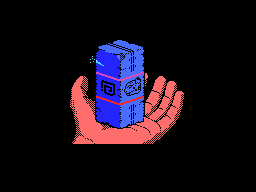

Below is a game level as drawn by its tile map, then a one-line description and the .tmx file that defines it, in full:
An orthogonal 32x24 tile map with 8x8 px tiles, 1 tile layer (Tile Layer 1).

<map version="1.0" orientation="orthogonal" renderorder="right-down" width="32" height="24" tilewidth="8" tileheight="8" nextobjectid="1">
 <tileset firstgid="1" name="tiles" tilewidth="8" tileheight="8" tilecount="256" columns="16">
  <image source="power-stone-tiles.png" width="128" height="128" />
 </tileset>
 <layer name="Tile Layer 1" width="32" height="24">
  <data encoding="csv">
1,1,1,1,1,1,1,1,1,1,1,1,1,1,1,1,1,1,1,1,1,1,1,1,1,1,1,1,1,1,1,1,
1,1,1,1,1,1,1,1,1,1,1,1,1,1,1,1,1,1,1,1,1,1,1,1,1,1,1,1,1,1,1,1,
1,1,1,1,1,1,1,1,1,1,1,1,1,1,1,1,1,1,1,1,1,1,1,1,1,1,1,1,1,1,1,1,
1,1,1,1,1,1,1,1,1,1,1,1,1,1,1,1,1,1,1,1,1,1,1,1,1,1,1,1,1,1,1,1,
1,1,1,1,1,1,1,1,1,1,1,1,1,1,1,1,1,1,1,1,1,1,1,1,1,1,1,1,1,1,1,1,
1,1,1,1,1,1,1,1,1,1,1,1,74,75,76,77,78,79,1,1,1,1,1,1,1,1,1,1,1,1,1,1,
1,1,1,1,1,1,1,1,1,1,1,1,80,81,82,83,84,85,1,1,1,1,1,1,1,1,1,1,1,1,1,1,
1,1,1,1,1,1,1,1,1,1,1,86,87,88,89,90,91,92,1,1,1,1,1,1,1,1,1,1,1,1,1,1,
1,1,1,1,1,1,1,1,1,1,1,1,93,88,94,95,91,96,1,1,1,1,1,1,1,1,1,1,1,1,1,1,
1,1,1,1,1,1,1,1,1,2,3,1,97,98,99,129,130,131,24,25,26,1,1,1,1,1,1,1,1,1,1,1,
1,1,1,1,1,1,1,1,1,4,5,1,100,101,102,145,146,147,35,27,28,29,128,1,1,1,1,1,1,1,1,1,
1,1,1,1,1,1,1,1,6,7,8,1,103,104,105,161,162,163,30,31,32,33,34,1,1,1,1,1,1,1,1,1,
1,1,1,1,1,1,1,1,9,10,11,12,106,107,108,113,114,115,36,37,38,39,40,1,1,1,1,1,1,1,1,1,
1,1,1,1,1,1,1,1,13,14,7,15,109,88,110,116,91,117,41,42,43,44,45,1,1,1,1,1,1,1,1,1,
1,1,1,1,1,1,1,1,1,16,7,17,111,88,112,118,91,119,46,47,48,49,50,1,1,1,1,1,1,1,1,1,
1,1,1,1,1,1,1,1,1,18,7,7,61,62,63,64,65,66,51,52,53,54,1,1,1,1,1,1,1,1,1,1,
1,1,1,1,1,1,1,1,1,19,20,7,67,68,69,70,71,72,55,56,57,58,1,1,1,1,1,1,1,1,1,1,
1,1,1,1,1,1,1,1,1,21,22,23,7,7,7,7,7,73,59,60,58,1,1,1,1,1,1,1,1,1,1,1,
1,1,1,1,1,1,1,1,1,1,1,1,1,1,1,1,1,1,1,1,1,1,1,1,1,1,1,1,1,1,1,1,
225,226,227,228,229,230,231,232,233,234,235,236,237,238,239,240,241,242,243,244,245,246,247,248,249,250,251,252,253,254,255,256,
1,1,1,1,1,1,1,1,1,1,1,1,1,1,1,1,1,1,1,1,1,1,1,1,1,1,1,1,1,1,1,1,
1,1,1,1,1,1,1,1,1,1,1,1,1,1,1,1,1,1,1,1,1,1,1,1,1,1,1,1,1,1,1,1,
1,1,1,1,1,1,1,1,1,1,1,1,1,1,1,1,1,1,1,1,1,1,1,1,1,1,1,1,1,1,1,1,
1,1,1,1,1,1,1,1,1,1,1,1,1,1,1,1,1,1,1,1,1,1,1,1,1,1,1,1,1,1,1,1
</data>
 </layer>
</map>
